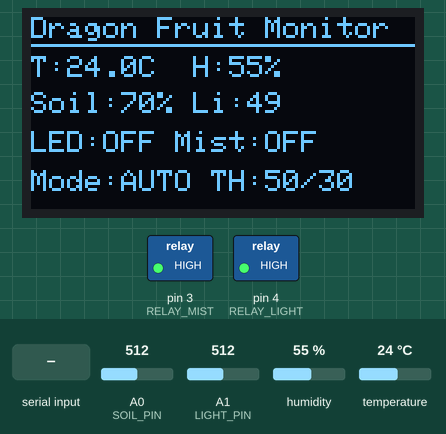
Simulated run of this sketch. Board: Arduino Uno, built with avr-gcc and run on an emulated ATmega328P. On the bench: 128×64 one-colour display, switched loads named in the sketch (green lamp = pin HIGH). The test bench sets the inputs (shaded band); at power-on: A1 (LIGHT_PIN) = 512, humidity 55 %, A0 (SOIL_PIN) = 512, temperature 24 °C. What the sketch prints to the serial monitor is not drawn.

Above: at 2.8 s.
2.9 s: "SOIL_TH:90\n" received over Serial
At 4.8 s:
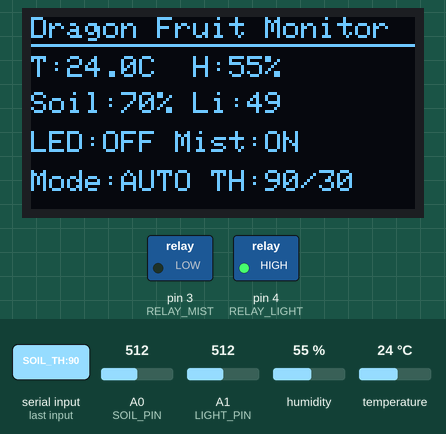
5.6 s: A1 (LIGHT_PIN) set to 753
At 7.4 s:
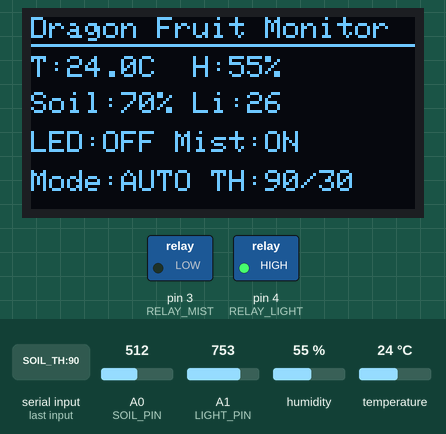
7.7 s: A1 (LIGHT_PIN) set to 784
At 9.2 s:
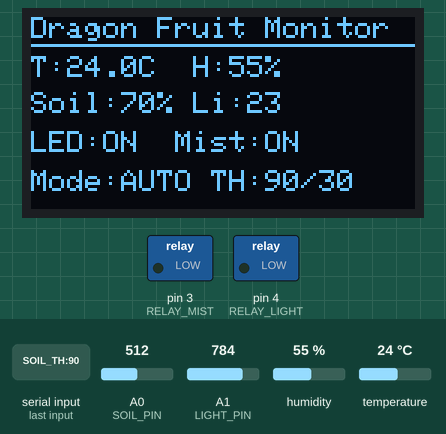
9.7 s: "ATOMIZER_OFF\n" received over Serial
At 10.9 s:
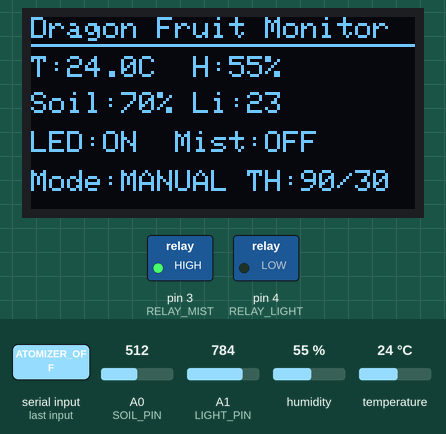
11.8 s: "LIGHT_OFF\n" received over Serial
At 13.6 s:
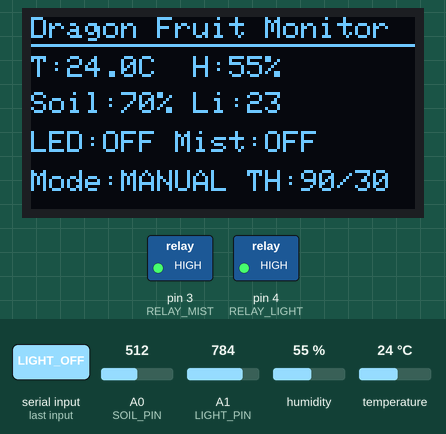
13.9 s: humidity set to 22 %
At 15.5 s:
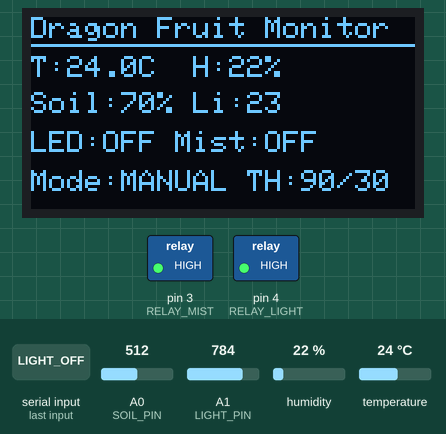
Timing chart, 0 to 16.9 s (numbered marks = the images above; inputs shaded):
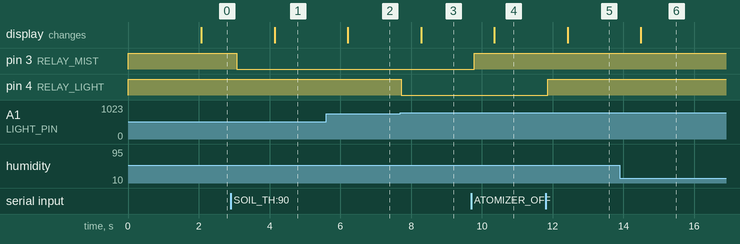

Measured:
- the behaviour switches between 767 and 768 on A1 (LIGHT_PIN) (found by bisection; images 2 and 3)
- after the input at 2.9 s, pin 3 (RELAY_MIST): HIGH → LOW after 0.18 s; the display: changes after 1.2 s (image 1)
- after the input at 5.6 s, the display: changes after 0.61 s (image 2)
- after the input at 7.7 s, pin 4 (RELAY_LIGHT): HIGH → LOW at once; the display: changes after 0.58 s (image 3)
- after the input at 9.7 s, pin 3 (RELAY_MIST): LOW → HIGH after 0.09 s; the display: changes after 0.65 s (image 4)
- after the input at 11.8 s, pin 4 (RELAY_LIGHT): LOW → HIGH after 0.06 s; the display: changes after 0.62 s (image 5)
- after the input at 13.9 s, the display: changes after 0.59 s (image 6)

The sketch:

dragon_fruit_serial.ino
```cpp
/*
 * ================================================================
 *  北方寒旱火龙果智能种植舱 - Arduino 固件 (USB 串口版)
 * ================================================================
 *
 *  硬件接线（和你现有的套件完全一致）：
 *
 *    传感器：
 *      DHT11 温湿度传感器  →  数字引脚 D2
 *      土壤湿度传感器      →  模拟引脚 A0
 *      光敏电阻模块        →  模拟引脚 A1
 *
 *    执行器（通过 2 路继电器模块控制）：
 *      雾化加湿器  →  继电器 IN1 → 数字引脚 D3
 *      LED 补光灯  →  继电器 IN2 → 数字引脚 D4
 *
 *    显示屏：
 *      0.96寸 OLED (I2C)  →  SDA → A4, SCL → A5
 *
 *    通信：
 *      Arduino 自带 USB 口（不需要任何额外模块！）
 *      用 USB 线连电脑或手机即可
 *
 *  通信协议（串口波特率 9600）：
 *    发送命令（电脑/手机 → Arduino）：
 *      READ          → 读取所有传感器数据
 *      LIGHT_ON      → 打开补光灯
 *      LIGHT_OFF     → 关闭补光灯
 *      ATOMIZER_ON   → 打开雾化器
 *      ATOMIZER_OFF  → 关闭雾化器
 *      AUTO          → 切换自动模式
 *      MANUAL        → 切换手动模式
 *      SOIL_TH:50    → 设置土壤湿度阈值（0-100）
 *      LIGHT_TH:30   → 设置光照阈值（0-100）
 *      TEMP_TH:35    → 设置高温保护阈值（0-60，超过则强制关补光灯）
 *
 *    返回数据（Arduino → 电脑/手机）：
 *      JSON 格式，例如：
 *      {"T":26.5,"H":68,"S":45,"L":25,"lightOn":0,"mistOn":1}
 *
 *  需要安装的 Arduino 库：
 *    1. DHT sensor library（搜索 "DHT"）
 *    2. Adafruit SSD1306
 *    3. Adafruit GFX Library
 * ================================================================
 */

// ============== 引入库 ==============
#include <DHT.h>
#include <Wire.h>
#include <Adafruit_GFX.h>
#include <Adafruit_SSD1306.h>

// ============== 引脚定义 ==============
#define DHT_PIN     2     // DHT11 数据线
#define DHT_TYPE    DHT11
#define SOIL_PIN    A0    // 土壤湿度
#define LIGHT_PIN   A1    // 光敏电阻
#define RELAY_MIST  3     // 雾化器继电器
#define RELAY_LIGHT 4     // 补光灯继电器

// ============== 继电器硬件配置（按你实际接线/模块调整，改这里即可，无需重新接线） ==============
// 1) 触发方式：常见 2 路继电器模块为「低电平触发」(LOW=开，HIGH=关)。
//    若出现「上电后雾化器/补光灯一直开着」或「自动控制方向反了」，
//    说明你的模块是「高电平触发」，把下面改成 false 即可。
const bool RELAY_ACTIVE_LOW = true;

// 2) 通道顺序：若手动模式下「点雾化器却亮补光灯、点补光灯却喷雾化器」，
//    说明继电器 IN1/IN2 物理接反了，把下面改成 true 即可（软件互换，不用重新接线）。
const bool SWAP_RELAYS = false;

// ============== OLED 设置 ==============
#define SCREEN_W 128
#define SCREEN_H 64
#define OLED_ADDR 0x3C
Adafruit_SSD1306 display(SCREEN_W, SCREEN_H, &Wire, -1);

// ============== DHT 设置 ==============
DHT dht(DHT_PIN, DHT_TYPE);

// ============== 全局变量 ==============
float temperature  = 25.0;   // 空气温度 °C
float humidity     = 60.0;   // 空气湿度 %
int   soilMoisture = 50;     // 土壤湿度 %
int   lightLevel   = 40;     // 光照强度 %

bool  lightState = false;    // 补光灯状态
bool  mistState  = false;    // 雾化器状态

// 阈值（可被串口命令修改）
int soilThreshold  = 50;     // 土壤湿度低于此值 → 开雾化器
int lightThreshold = 30;     // 光照低于此值 → 开补光灯
int tempThreshold  = 35;     // 温度高于此值 → 高温保护（强制关补光灯）

// 滞回区间：避免数据在阈值附近抖动导致继电器频繁开关
const int SOIL_HYST  = 5;    // 土壤湿度滞回 ±5%
const int LIGHT_HYST = 5;    // 光照滞回 ±5%

// 模式
bool autoMode = true;

// 定时上报
unsigned long lastReport = 0;
const unsigned long REPORT_INTERVAL = 2000;  // 每 2 秒自动上报一次

// ============== 初始化 ==============
void setup() {
  Serial.begin(9600);           // USB 串口
  dht.begin();                  // 温湿度传感器

  // 继电器引脚：上电时确保处于“关闭”状态（根据触发电平正确写关断电平）
  pinMode(RELAY_MIST, OUTPUT);
  pinMode(RELAY_LIGHT, OUTPUT);
  setMist(false);
  setLight(false);

  // OLED 初始化
  if (display.begin(SSD1306_SWITCHCAPVCC, OLED_ADDR)) {
    showWelcome();
  }

  Serial.println(F("READY:Dragon Fruit IoT System"));
  Serial.println(F("命令: READ / LIGHT_ON / LIGHT_OFF / ATOMIZER_ON / ATOMIZER_OFF / AUTO / MANUAL"));
}

// ============== 主循环 ==============
void loop() {
  // 1. 读传感器
  readSensors();

  // 2. 自动模式控制
  if (autoMode) {
    autoControl();
  }

  // 3. 处理串口命令
  handleSerialCommand();

  // 4. 定时上报数据
  if (millis() - lastReport >= REPORT_INTERVAL) {
    sendData();
    updateOLED();
    lastReport = millis();
  }

  delay(100);
}

// ============== 读取传感器 ==============
void readSensors() {
  // DHT11（可能偶尔读取失败，做保护）
  float t = dht.readTemperature();
  float h = dht.readHumidity();
  if (!isnan(t)) temperature = t;
  if (!isnan(h)) humidity = h;

  // 土壤湿度传感器（模拟值 0-1023 → 0-100%）
  // ⚠️ 不同传感器校准值不同，下面两行需要根据你的传感器调整：
  //   干土时读到的值（替换 1023）
  //   湿土时读到的值（替换 300）
  int soilRaw = analogRead(SOIL_PIN);
  soilMoisture = map(soilRaw, 1023, 300, 0, 100);
  soilMoisture = constrain(soilMoisture, 0, 100);

  // 光敏电阻（模拟值 0-1023 → 0-100%）
  // 光敏电阻值越小光照越强，所以反转映射
  int lightRaw = analogRead(LIGHT_PIN);
  lightLevel = map(lightRaw, 1023, 0, 0, 100);
  lightLevel = constrain(lightLevel, 0, 100);
}

// ============== 自动控制 ==============
void autoControl() {
  // ---- 雾化器：土壤过干才开、足够湿润关闭（带滞回防抖） ----
  if (soilMoisture < soilThreshold - SOIL_HYST && !mistState) {
    setMist(true);
  } else if (soilMoisture > soilThreshold + SOIL_HYST && mistState) {
    setMist(false);
  }

  // ---- 补光灯：光照不足才开、光照充足关闭（带滞回防抖） ----
  if (lightLevel < lightThreshold - LIGHT_HYST && !lightState) {
    setLight(true);
  } else if (lightLevel > lightThreshold + LIGHT_HYST && lightState) {
    setLight(false);
  }

  // ---- 高温保护：温度过高时强制关闭补光灯（补光灯会发热，大太阳天不应再开） ----
  if (temperature >= tempThreshold && lightState) {
    setLight(false);
  }
}

// ============== 串口命令处理 ==============
void handleSerialCommand() {
  while (Serial.available()) {
    String cmd = Serial.readStringUntil('\n');
    cmd.trim();
    cmd.toUpperCase();

    if (cmd.length() == 0) return;

    if (cmd == "READ") {
      sendData();
    }
    else if (cmd == "LIGHT_ON") {
      autoMode = false;
      setLight(true);
      sendData();
    }
    else if (cmd == "LIGHT_OFF") {
      autoMode = false;
      setLight(false);
      sendData();
    }
    else if (cmd == "ATOMIZER_ON") {
      autoMode = false;
      setMist(true);
      sendData();
    }
    else if (cmd == "ATOMIZER_OFF") {
      autoMode = false;
      setMist(false);
      sendData();
    }
    else if (cmd == "AUTO") {
      autoMode = true;
      Serial.println(F("OK:AUTO"));
    }
    else if (cmd == "MANUAL") {
      autoMode = false;
      Serial.println(F("OK:MANUAL"));
    }
    else if (cmd.startsWith("SOIL_TH:")) {
      soilThreshold = cmd.substring(8).toInt();
      soilThreshold = constrain(soilThreshold, 0, 100);
      Serial.print(F("OK:SOIL_TH="));
      Serial.println(soilThreshold);
    }
    else if (cmd.startsWith("LIGHT_TH:")) {
      lightThreshold = cmd.substring(9).toInt();
      lightThreshold = constrain(lightThreshold, 0, 100);
      Serial.print(F("OK:LIGHT_TH="));
      Serial.println(lightThreshold);
    }
    else if (cmd.startsWith("TEMP_TH:")) {
      tempThreshold = cmd.substring(8).toInt();
      tempThreshold = constrain(tempThreshold, 0, 60);
      Serial.print(F("OK:TEMP_TH="));
      Serial.println(tempThreshold);
    }
    else {
      Serial.print(F("ERR:UNKNOWN "));
      Serial.println(cmd);
    }
  }
}

// ============== 控制设备 ==============
// 根据触发电平写继电器：RELAY_ACTIVE_LOW=true 时 LOW=开；false 时 HIGH=开
void writeRelay(int pin, bool on) {
  digitalWrite(pin, (on == RELAY_ACTIVE_LOW) ? LOW : HIGH);
}

void setLight(bool on) {
  lightState = on;
  writeRelay(SWAP_RELAYS ? RELAY_MIST : RELAY_LIGHT, on);
}

void setMist(bool on) {
  mistState = on;
  writeRelay(SWAP_RELAYS ? RELAY_LIGHT : RELAY_MIST, on);
}

// ============== 发送 JSON 数据 ==============
void sendData() {
  // {"T":26.5,"H":68,"S":45,"L":25,"lightOn":0,"mistOn":1}
  Serial.print(F("{\"T\":"));
  Serial.print(temperature, 1);
  Serial.print(F(",\"H\":"));
  Serial.print((int)humidity);
  Serial.print(F(",\"S\":"));
  Serial.print(soilMoisture);
  Serial.print(F(",\"L\":"));
  Serial.print(lightLevel);
  Serial.print(F(",\"lightOn\":"));
  Serial.print(lightState ? 1 : 0);
  Serial.print(F(",\"mistOn\":"));
  Serial.print(mistState ? 1 : 0);
  Serial.println(F("}"));
}

// ============== OLED 显示 ==============
void showWelcome() {
  display.clearDisplay();
  display.setTextSize(1);
  display.setTextColor(SSD1306_WHITE);
  display.setCursor(20, 10);
  display.println(F("Dragon Fruit"));
  display.setCursor(15, 25);
  display.println(F("IoT System Ready"));
  display.setCursor(30, 45);
  display.println(F("USB Connected"));
  display.display();
  delay(1500);
}

void updateOLED() {
  display.clearDisplay();
  display.setTextSize(1);

  // 标题
  display.setCursor(0, 0);
  display.println(F("Dragon Fruit Monitor"));
  display.drawLine(0, 9, 128, 9, SSD1306_WHITE);

  // 第一行：温度 + 湿度
  display.setCursor(0, 13);
  display.print(F("T:"));
  display.print(temperature, 1);
  display.print(F("C  H:"));
  display.print((int)humidity);
  display.println(F("%"));

  // 第二行：土壤湿度 + 光照
  display.setCursor(0, 25);
  display.print(F("Soil:"));
  display.print(soilMoisture);
  display.print(F("% Li:"));
  display.println(lightLevel);

  // 第三行：设备状态
  display.setCursor(0, 38);
  display.print(F("LED:"));
  display.print(lightState ? F("ON ") : F("OFF"));
  display.print(F(" Mist:"));
  display.println(mistState ? F("ON ") : F("OFF"));

  // 第四行：模式
  display.setCursor(0, 51);
  display.print(F("Mode:"));
  display.print(autoMode ? F("AUTO") : F("MANUAL"));
  display.print(F(" TH:"));
  display.print(soilThreshold);
  display.print(F("/"));
  display.println(lightThreshold);

  display.display();
}
```
